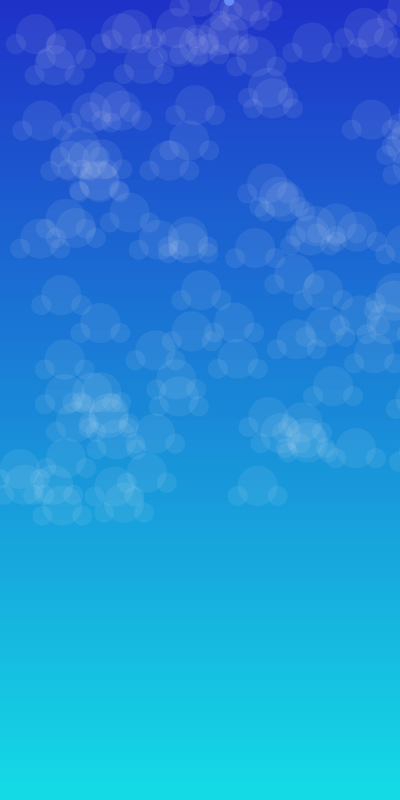
Frame 1 (no input)
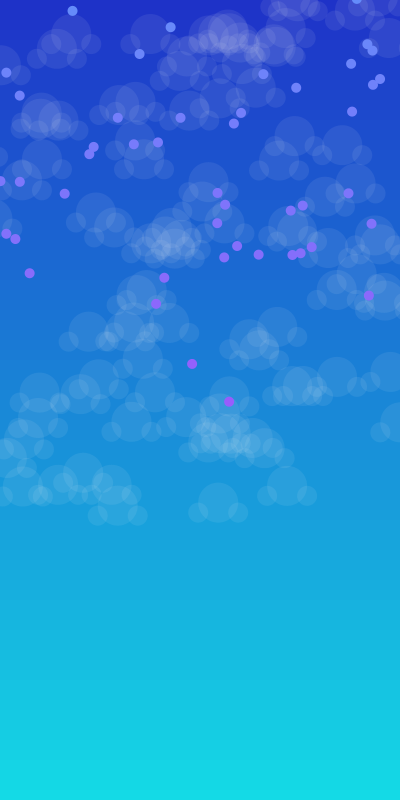
Frame 60 (the mouse pressed at the canvas centre just before this capture)
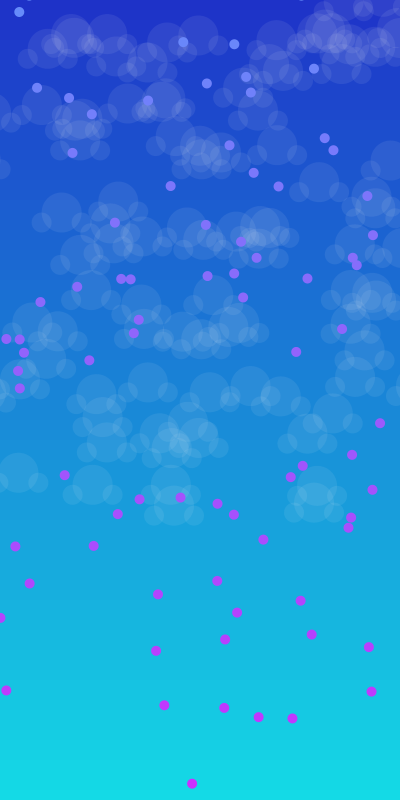
Frame 120 (the mouse held since frame 60 and released just before this capture)

The Processing sketch that drew these frames (run headless with seeded random() and noise(); from frame 60 on, the mouse is pressed at the canvas centre):

// Processing sketch: Quiz_Drops
// ── Quiz_Drops.pde
Drop[] allDrops = new Drop[100];

Cloud[] allClouds = new Cloud[100];

void setup() {
  size(400, 800);

  for (int i = 0; i<allDrops.length; i++) {
    allDrops[i] = new Drop();
  }

  for (int i = 0; i<allClouds.length; i++) {
    allClouds[i] = new Cloud();
  }
  noStroke();
}
void draw() {
  drawSky();

  for (int i = 0; i<allClouds.length; i++) {
    allClouds[i].update();
    allClouds[i].display();
  }

  for (int i = 0; i<allDrops.length; i++) {
    allDrops[i].update();
    allDrops[i].display();
  }
}

void drawSky() {

  color skyStartColor = color(30, 50, 200);
  color skyEndColor = color( 20, 220, 230);
  float colorStep = 10;
  for (int y = 0; y < height; y += colorStep) {
    fill( lerpColor( skyStartColor, skyEndColor, float(y)/float(height) ) );
    rect(0, y, width, colorStep);
  }
}

// ── Cloud.pde
class Cloud {
  float x, y;
  float xSpeed;
  color fillColor;
  Cloud() {
    x = random(width);
    y = random(height/3 * 2);
    xSpeed = random(.1, 2);
    xSpeed = (random(2) > 1) ? xSpeed : xSpeed*-1;
    fillColor = color(240, 240, 240, 20);
  }
  void update(){
    x += xSpeed;
    if (x > width || x < -100) {
      x = random(width);
      y = random(height/2);
    }
  }
  void display() {
    fill(fillColor);
    ellipse(x, y, 20, 20);
    ellipse(x + 20, y-10, 40, 40);
    ellipse(x + 40, y, 20, 20);
  }
}

// ── Drop.pde
class Drop {
  float x, y;
  float ySpeed;
  color startColor, endColor;
  Drop() {
  	x = random(width);
  	y = -random(height);
  	ySpeed = random(2, 8);

  	startColor = color(100, 140, 250);
  	endColor = startColor/3;

  }
  void update(){
  	y+=ySpeed;
  	if (y > height) {
  		// reset if offscreen
  		y = -random(height);
  	}
  }
  void display() {
  	// lerpColor returns a value between two colors based on a normalized number
  	// lerpColor( first color, second color, normalized number (between 0 and 1) );
  	// first color is when you're at 0
  	// second color is when you're at 1
  	// a value exactly inbetween is .5
  	fill( lerpColor(startColor, endColor, y/float(height) ));
  	ellipse(x, y, 10, 10);
  }
}
